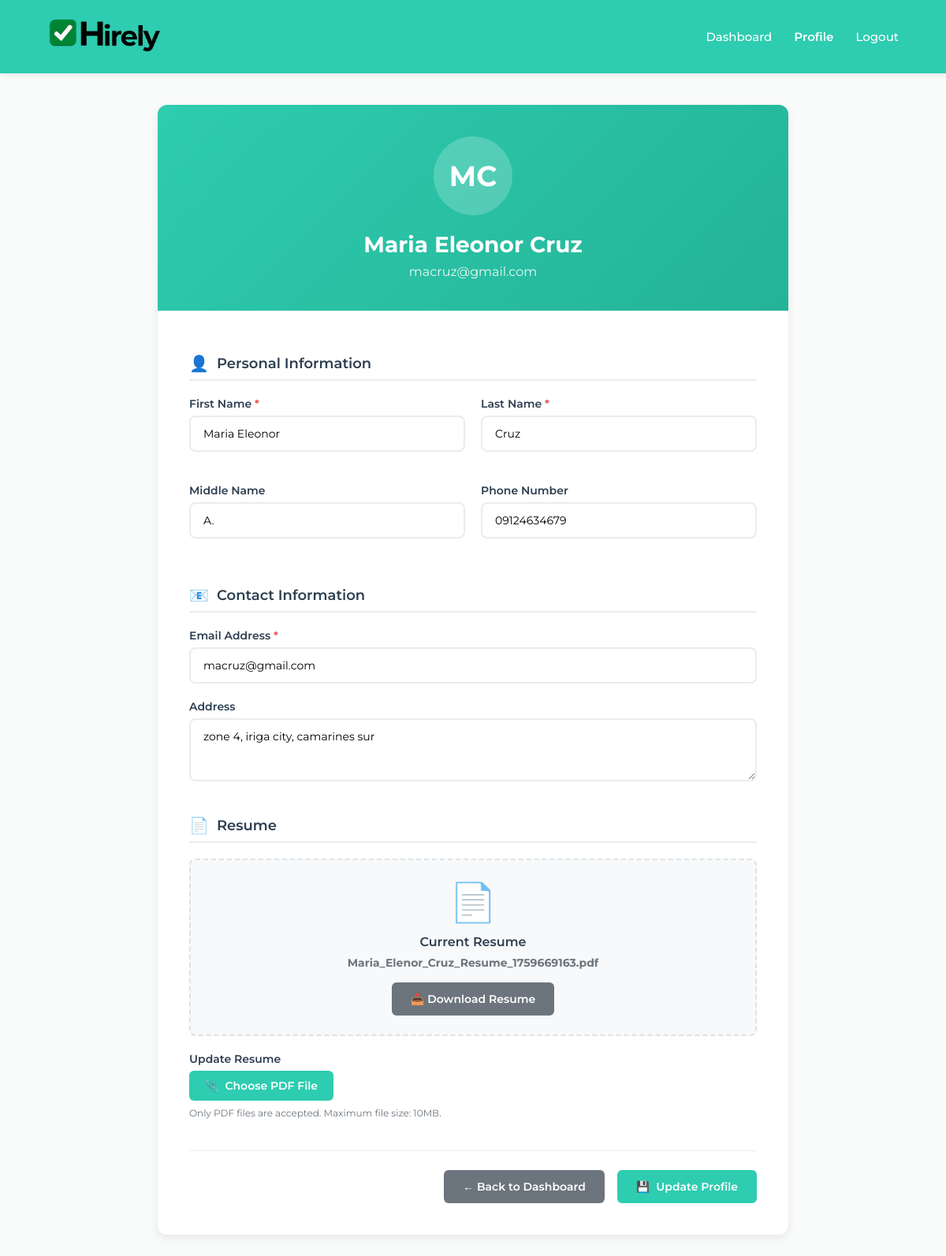
Screenshot of /profile (signed in) with the database file from the repository.
### app/models.py (models this page shows, shortened)
class User(db.Model):
    __tablename__ = 'users'
    id = db.Column(db.Integer, primary_key=True)
    last_name = db.Column(db.String(80), nullable=False)
    first_name = db.Column(db.String(80), nullable=False)
    middle_name = db.Column(db.String(80))
    email = db.Column(db.String(120), unique=True, nullable=False)
    phone = db.Column(db.String(30))
    address = db.Column(db.Text)
    password_hash = db.Column(db.String(128))
    resume = db.Column(db.String(255))
    is_admin = db.Column(db.Boolean, default=False)
    created_at = db.Column(db.DateTime, default=datetime.utcnow)
    applications = db.relationship('Application', backref='applicant', lazy=True)

### app/routes/main.py (the view)
@main_bp.route('/profile')
def profile():
    user_id = session.get('user_id')
    if not user_id:
        flash('Please log in to access your profile.', 'error')
        return redirect('/')
    user = User.query.get(user_id)
    if not user:
        flash('User not found', 'error')
        session.clear()
        return redirect('/')
    session['last_activity'] = datetime.utcnow().isoformat()
    response = make_response(render_template('profile.html', user=user))
    response.headers['Cache-Control'] = 'no-cache, no-store, must-revalidate, private'
    response.headers['Pragma'] = 'no-cache'
    response.headers['Expires'] = '0'
    return response

### app/templates/profile.html (shortened to what this page needs)
<!DOCTYPE html>
<html lang="en">
<head>
</head>
<body>
    <header>
        <div class="logo">
            {% if user.is_admin %}
                <a href="/admin_dashboard" style="text-decoration: none; color: inherit;">
                    <img src="/static/hirely.png" alt="Hirely Logo">
                </a>
            {% else %}
                <a href="/user_dashboard" style="text-decoration: none; color: inherit;">
                    <img src="/static/hirely.png" alt="Hirely Logo">
                </a>
            {% endif %}
        </div>
        <nav>
            <a href="/dashboard">Dashboard</a>
            <a href="/profile" class="active">Profile</a>
            <a href="/logout">Logout</a>
        </nav>
    </header>
    <main>
        <div class="profile-container">
            <div class="profile-header">
                <div class="profile-avatar">
                    {{ user.first_name[0] }}{{ user.last_name[0] }}
                </div>
                <h1>{{ user.first_name }} {{ user.last_name }}</h1>
                <p>{{ user.email }}</p>
            </div>
            <div class="profile-content">
                <form id="profileForm" enctype="multipart/form-data">
                    <div class="form-section">
                        <h2 class="section-title">
                            <span class="section-icon">👤</span>
                            Personal Information
                        </h2>
                        <div class="form-grid">
                            <div class="form-group">
                                <label for="firstName">
                                    First Name <span class="required">*</span>
                                </label>
                                <input type="text"
                                       id="firstName"
                                       name="first_name"
                                       value="{{ user.first_name or '' }}"
                                       required>
                            </div>
                            <div class="form-group">
                                <label for="lastName">
                                    Last Name <span class="required">*</span>
                                </label>
                                <input type="text"
                                       id="lastName"
                                       name="last_name"
                                       value="{{ user.last_name or '' }}"
                                       required>
                            </div>
                            <div class="form-group">
                                <label for="middleName">Middle Name</label>
                                <input type="text"
                                       id="middleName"
                                       name="middle_name"
                                       value="{{ user.middle_name or '' }}">
                            </div>
                            <div class="form-group">
                                <label for="phone">Phone Number</label>
                                <input type="tel"
                                       id="phone"
                                       name="phone"
                                       value="{{ user.phone or '' }}"
                                       placeholder="+1 (555) 123-4567">
                            </div>
                        </div>
                    </div>
                    <div class="form-section">
                        <h2 class="section-title">
                            <span class="section-icon">📧</span>
                            Contact Information
                        </h2>
                        <div class="form-group">
                            <label for="email">
                                Email Address <span class="required">*</span>
                            </label>
                            <input type="email"
                                   id="email"
                                   name="email"
                                   value="{{ user.email or '' }}"
                                   required>
                        </div>
                        <div class="form-group">
                            <label for="address">Address</label>
                            <textarea id="address"
                                      name="address"
                                      placeholder="Full address including city, state, and postal code">{{ user.address or '' }}</textarea>
                        </div>
                    </div>
                    <div class="form-section">
                        <h2 class="section-title">
                            <span class="section-icon">📄</span>
                            Resume
                        </h2>
                        {% if user.resume %}
                        <div class="resume-info">
                            <div class="resume-icon has-file">📄</div>
                            <h4>Current Resume</h4>
                            <p><strong>{{ user.resume }}</strong></p>
                            <div style="margin-top: 16px;">
                                <a href="/download_resume/{{ user.id }}"
                                   class="btn btn-secondary">
                                    📥 Download Resume
                                </a>
                            </div>
                        </div>
                        {% else %}
                        <div class="resume-info">
                            <div class="resume-icon">📄</div>
                            <h4>No Resume Uploaded</h4>
                            <p>Upload your resume to apply for jobs</p>
                        </div>
                        {% endif %}
                        <div class="file-upload-container">
                            <label for="resume">
                                {% if user.resume %}Update Resume{% else %}Upload Resume{% endif %}
                            </label>
                            <div class="file-upload">
                                <div class="file-upload-button">
                                    <span>📎</span>
                                    <span id="fileButtonText">Choose PDF File</span>
                                </div>
                            </div>
                            <div class="file-info">
                                Only PDF files are accepted. Maximum file size: 10MB.
                            </div>
                        </div>
                    </div>
                    <div class="form-actions">
                        <a href="/dashboard" class="btn btn-secondary" id="backToDashboard">
                            ← Back to Dashboard
                        </a>
                        <button type="submit" class="btn btn-primary" id="updateBtn">
                            <span class="btn-icon">💾</span>
                            <span class="btn-text">Update Profile</span>
                        </button>
                    </div>
                </form>
            </div>
        </div>
    </main>
</body>
</html>

### app/templates/profile.html (style rules this page uses)
body { margin: 0; font-family: 'Montserrat', sans-serif; background: #f9fbfa; display: flex; flex-direction: column; min-height: 100vh; color: #2c3e50; }
header { background: #2eccb0; color: #ffffff; padding: 22px 60px; display: flex; justify-content: space-between; align-items: center; box-shadow: 0 2px 8px rgba(0,0,0,0.08); }
.logo img { height: 45px; }
nav { display: flex; align-items: center; gap: 28px; }
nav a { color: white; text-decoration: none; font-size: 15px; font-weight: 500; transition: opacity 0.2s; }
nav a.active { font-weight: 600; opacity: 1; }
main { flex: 1; display: flex; justify-content: center; padding: 40px 20px; }
.profile-container { width: 100%; max-width: 800px; background: white; border-radius: 12px; box-shadow: 0 4px 12px rgba(0,0,0,0.08); overflow: hidden; }
.profile-header { background: linear-gradient(135deg, #2eccb0 0%, #24b396 100%); color: white; padding: 40px; text-align: center; }
.profile-avatar { width: 100px; height: 100px; background: rgba(255,255,255,0.2); border-radius: 50%; display: flex; align-items: center; justify-content: center; margin: 0 auto 20px; font-size: 36px; font-weight: 700; }
.profile-header h1 { margin: 0 0 8px; font-size: 28px; font-weight: 700; }
.profile-header p { margin: 0; font-size: 16px; opacity: 0.9; }
.profile-content { padding: 40px; }
.form-section { margin-bottom: 40px; }
.section-title { color: #2c3e50; font-size: 18px; font-weight: 600; margin-bottom: 20px; padding-bottom: 8px; border-bottom: 2px solid #e9ecef; display: flex; align-items: center; gap: 10px; }
.section-icon { color: #2eccb0; font-size: 20px; }
.form-grid { display: grid; grid-template-columns: 1fr 1fr; gap: 20px; }
.form-group { margin-bottom: 20px; }
label { display: block; margin-bottom: 6px; font-weight: 600; color: #2c3e50; font-size: 14px; }
.required { color: #e74c3c; }
input[type="text"], input[type="email"], input[type="tel"], textarea { width: 100%; padding: 12px 16px; border: 2px solid #e9ecef; border-radius: 8px; font-family: 'Montserrat', sans-serif; font-size: 14px; transition: border-color 0.2s; box-sizing: border-box; }
textarea { resize: vertical; min-height: 80px; }
.resume-info { background: #f8f9fa; border: 2px dashed #dee2e6; border-radius: 8px; padding: 24px; text-align: center; margin-bottom: 20px; }
.resume-icon { font-size: 48px; color: #6c757d; margin-bottom: 12px; }
.resume-icon.has-file { color: #e74c3c; }
.resume-info h4 { margin: 0 0 8px; font-size: 16px; font-weight: 600; color: #2c3e50; }
.resume-info p { margin: 0; color: #6c757d; font-size: 14px; }
.file-upload-container { margin-bottom: 20px; }
.file-upload { position: relative; display: inline-block; }
.file-upload-button { display: inline-flex; align-items: center; gap: 8px; background: #2eccb0; color: white; padding: 10px 20px; border-radius: 6px; cursor: pointer; font-weight: 600; font-size: 14px; transition: background 0.2s; }
.file-info { margin-top: 8px; font-size: 12px; color: #6c757d; }
.form-actions { display: flex; gap: 16px; justify-content: flex-end; margin-top: 32px; padding-top: 24px; border-top: 1px solid #e9ecef; }
.btn { padding: 12px 24px; border-radius: 6px; font-family: 'Montserrat', sans-serif; font-size: 14px; font-weight: 600; text-decoration: none; cursor: pointer; border: none; transition: all 0.2s; display: inline-flex; align-items: center; gap: 8px; }
.btn-primary { background: #2eccb0; color: white; }
.btn-secondary { background: #6c757d; color: white; }

### rows the page displays
User: first_name "M", last_name "C", first_name "Maria Eleonor", last_name "Cruz", email "macruz@gmail.com", middle_name "A.", phone "09124634679", address "zone 4, iriga city, camarines sur", resume "Maria_Elenor_Cruz_Resume_1759669163.pdf"
